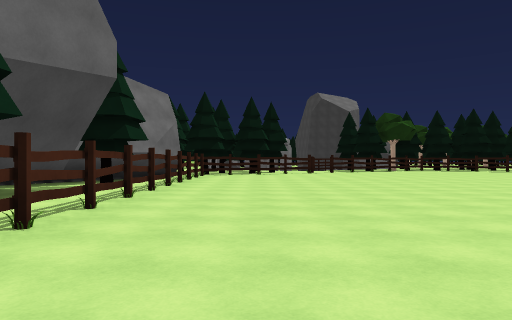
[1] (above)

24 first-person views from a walk through a scene from a Unity 3-D project. The camera is 1.4 m above the floor, looks level and sees 70° across. The floor is counted in squares, 2 m on a side. Each view is taken from the middle of a square. On the plan, view 1 faces up. The plan holds only what a view shows up to about 11 squares ahead; the rest is blank. The place goes on beyond the plan. The player character is not drawn.

[2]
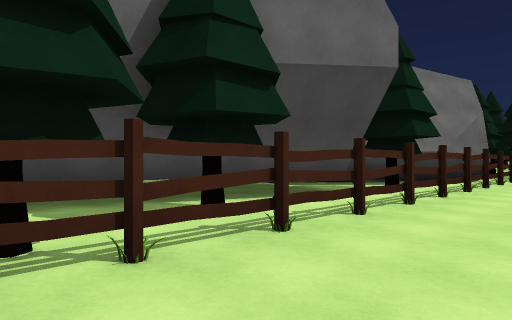

[3]
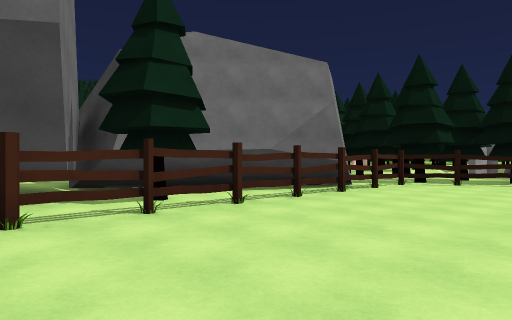

[4]
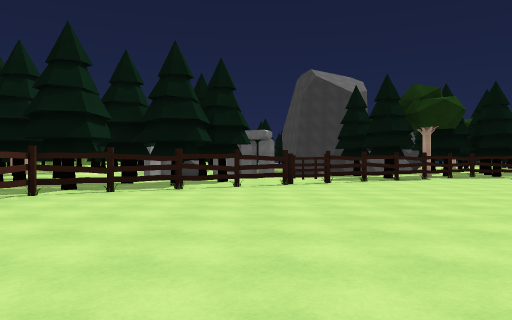

[5]
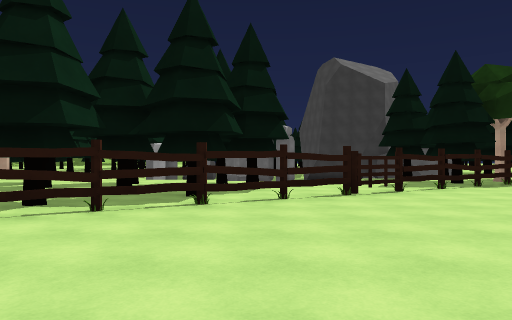

[6]
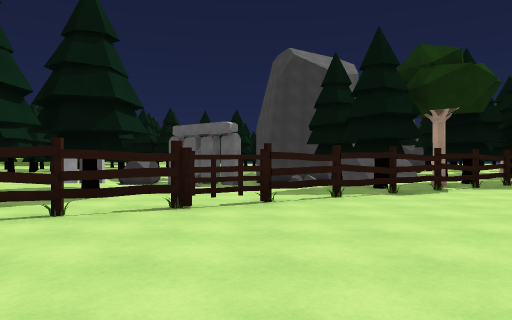

[7]
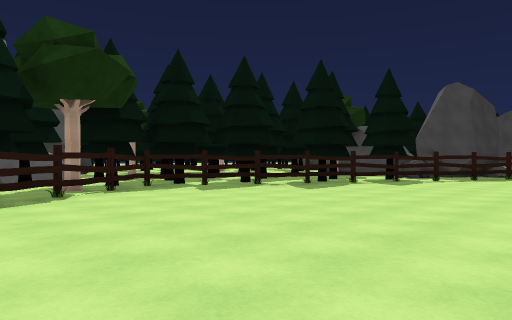

[8]
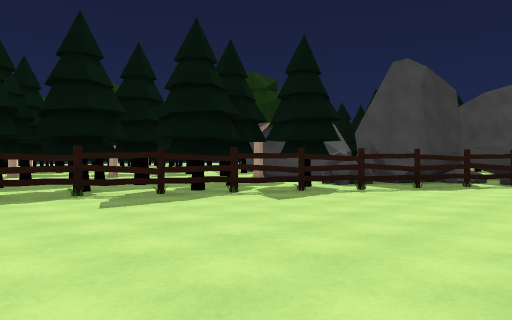

[9]
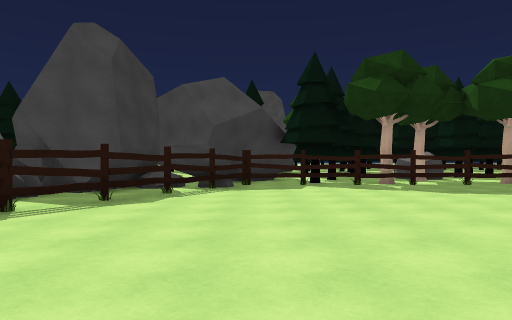

[10]
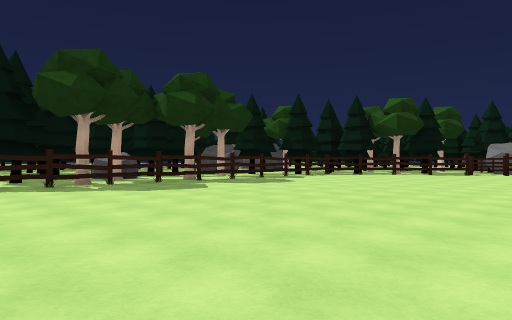

[11]
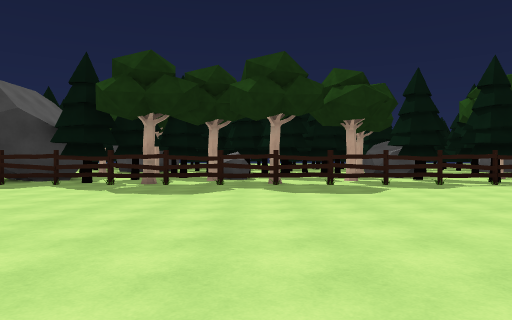

[12]
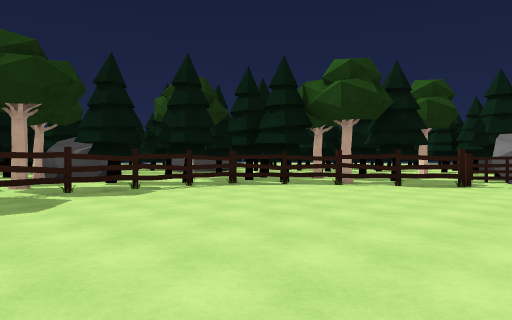

[13]
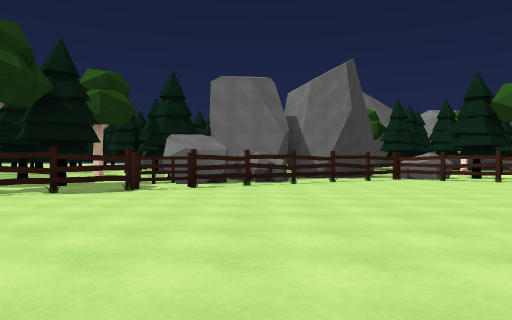

[14]
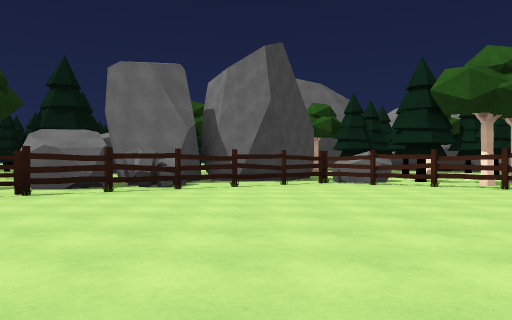

[15]
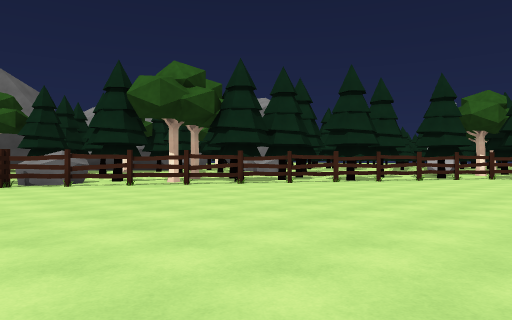

[16]
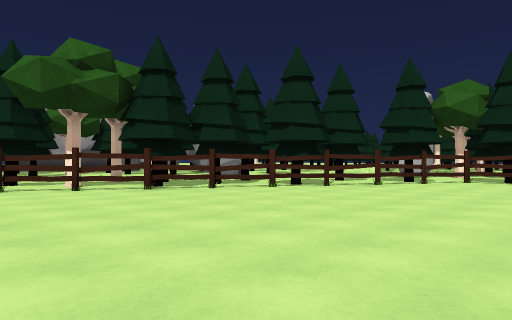

[17]
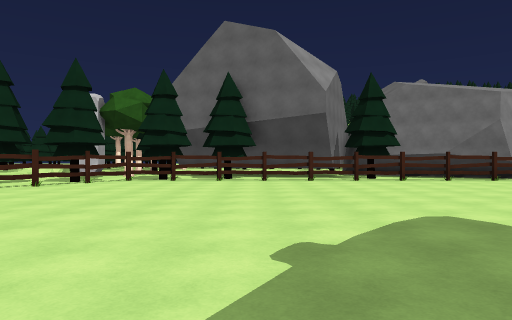

[18]
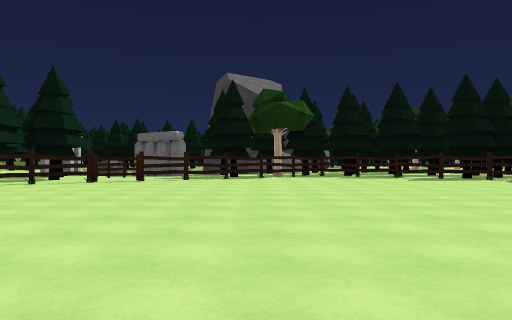

[19]
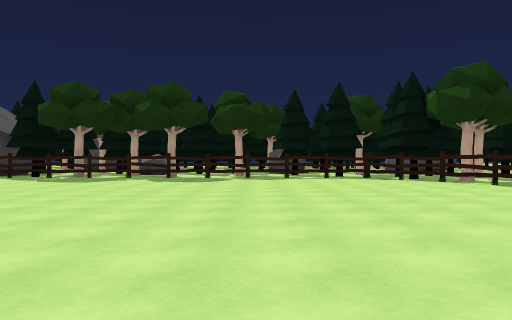

[20]
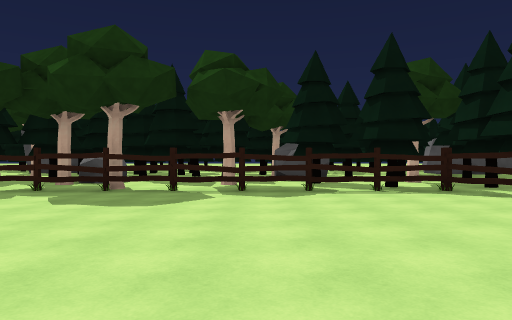

[21]
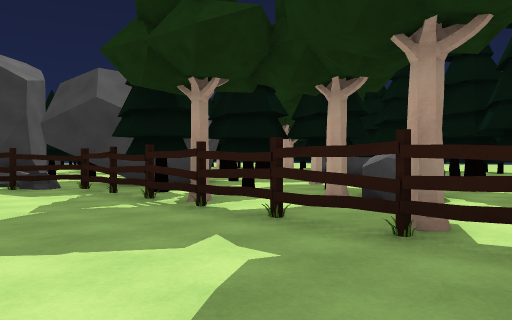

[22]
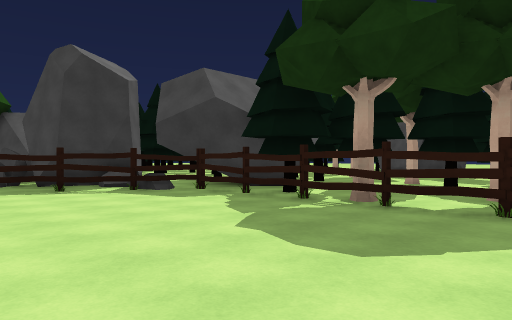

[23]
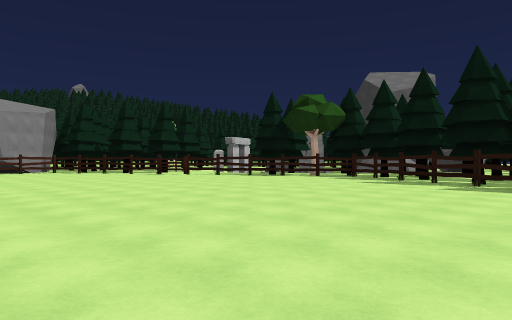

[24]
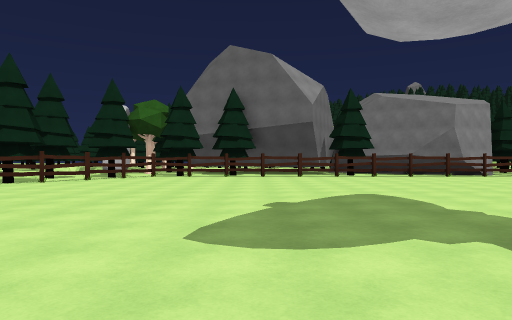

### Floor plan
Key: @ floor where view 1 was taken; # wall or solid block; . floor; = window, fence, low wall or low ledge; v drop or lower ground; T tree; H thing the floor can be seen under or through; R rock; O other object.
Columns run from 5 left of view 1 to 27 right of it. Each row starts with its distance up from view 1.
 26            TTTT  TTOO
 25   ...      TT..TTTT.TT
 24   ...      .T.TT#TTTTT.
 23  .TTTTT   .TTT#...#TTTTT.
 22  OTT.TT ....H......##TTTT.
 21 OO.T.TT...HH.........##TTRRR
 20  TTTTTT.HH.............#TRRRRR
 19 TT.TTT.H.................#.RRR
 18 T.TT.HH...................##RR
 17  .TTH.......................#R#
 16   ............................##
 15   #...........................T##
 14  ##...........................TTT
 13 ###............................TT
 12 ##............................T.
 11 #.=...........................=.
 10 #TT.............    ..........HTR
  9 #TT...........     ...........H.R
  8 ##.............    ...........T.
  7 ##............................#.
  6 # .............................T#
  5 #T............................=.
  4 #TT...........................#.T
  3 #T#............................TT
  2  TT...........................TT
  1  TT...........................TT
  0    T#@......................#TTTT
 -1    TT#....................HHTTT
 -2     T T#.................H.T
 -3    TTTTT##.............HH.TT
 -4        .TT#..........#H...TT
 -5         TTTT#.......HRRRR.
 -6           ..T##...HHRRRRR.
 -7           T.TTRR#H..RR  T
 -8             TTRR
 -9             v

Positions as (right, up) in squares from view 1, and headings:
1: (0, 0), facing up
2: (0, 1), facing up-left
3: (2, 6), facing up-left
4: (2, 9), facing up
5: (1, 12), facing up
6: (4, 14), facing up
7: (6, 15), facing up-right
8: (11, 15), facing up-right
9: (14, 16), facing right
10: (14, 16), facing down-right
11: (14, 9), facing right
12: (16, 8), facing down-right
13: (16, 6), facing down
14: (13, 4), facing down
15: (13, 4), facing down-left
16: (10, 4), facing down-left
17: (10, 5), facing left
18: (8, 8), facing up
19: (10, 5), facing right
20: (16, 5), facing right
21: (21, 7), facing up-right
22: (19, 9), facing up-right
23: (19, 10), facing up-left
24: (13, 5), facing left
